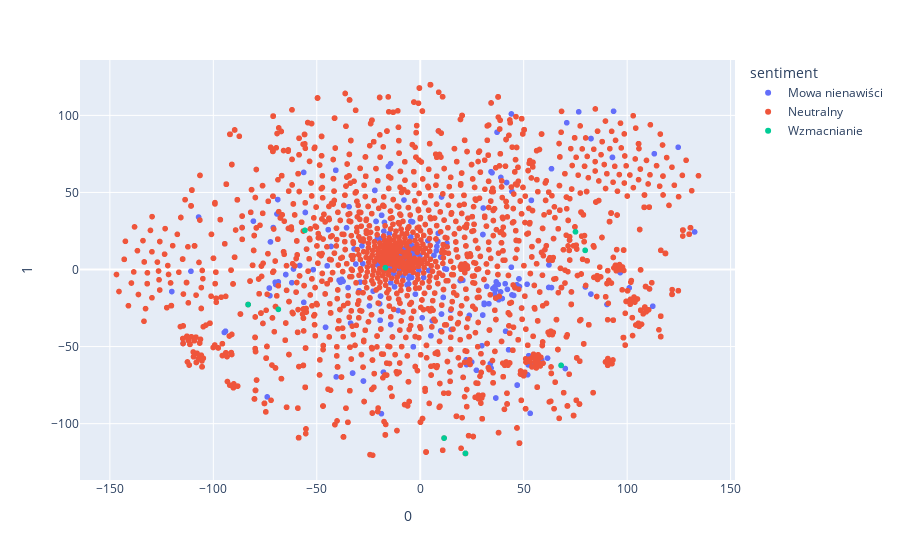

Notebook cell for this chart:
### Code cell
fig = px.scatter(df_w2v, x=0, y=1, hover_data=df_w2v.columns, color="sentiment")
fig.show()

### Figure 1 — Plotly figure (JSON) as saved in the notebook; plotly's stock layout.template omitted (floating-point values rounded to 4 significant figures; data arrays with more than 128 entries replaced by an {"elided": "..."} marker saying what was removed)
{"data": [{"customdata": {"elided": "343x2 str values"}, "hovertemplate": "sentiment=%{customdata[1]}<br>0=%{x}<br>1=%{y}<br>label=%{customdata[0]}<extra></extra>", "legendgroup": "Mowa nienawiści", "marker": {"color": "#636efa", "symbol": "circle"}, "mode": "markers", "name": "Mowa nienawiści", "showlegend": true, "type": "scattergl", "x": {"elided": "343 float values"}, "xaxis": "x", "y": {"elided": "343 float values"}, "yaxis": "y"}, {"customdata": {"elided": "2559x2 str values"}, "hovertemplate": "sentiment=%{customdata[1]}<br>0=%{x}<br>1=%{y}<br>label=%{customdata[0]}<extra></extra>", "legendgroup": "Neutralny", "marker": {"color": "#EF553B", "symbol": "circle"}, "mode": "markers", "name": "Neutralny", "showlegend": true, "type": "scattergl", "x": {"elided": "2559 float values"}, "xaxis": "x", "y": {"elided": "2559 float values"}, "yaxis": "y"}, {"customdata": [["but", "Wzmacnianie"], ["dziwić", "Wzmacnianie"], ["fakt", "Wzmacnianie"], ["by", "Wzmacnianie"], ["kto", "Wzmacnianie"], ["odbiorcow", "Wzmacnianie"], ["człowiek", "Wzmacnianie"], ["kojarzyć", "Wzmacnianie"], ["seks", "Wzmacnianie"], ["dziwić", "Wzmacnianie"]], "hovertemplate": "sentiment=%{customdata[1]}<br>0=%{x}<br>1=%{y}<br>label=%{customdata[0]}<extra></extra>", "legendgroup": "Wzmacnianie", "marker": {"color": "#00cc96", "symbol": "circle"}, "mode": "markers", "name": "Wzmacnianie", "showlegend": true, "type": "scattergl", "x": [-55.75, 79.7, 68.08, 21.84, 11.53, -16.85, -83.18, 75.03, -68.55, 79.7], "xaxis": "x", "y": [25.41, 12.45, -62.19, -119.3, -109.4, 1.208, -22.71, 24.46, -25.86, 12.45], "yaxis": "y"}], "layout": {"legend": {"title": {"text": "sentiment"}, "tracegroupgap": 0}, "margin": {"t": 60}, "xaxis": {"anchor": "y", "domain": [0, 1], "title": {"text": "0"}}, "yaxis": {"anchor": "x", "domain": [0, 1], "title": {"text": "1"}}}}
